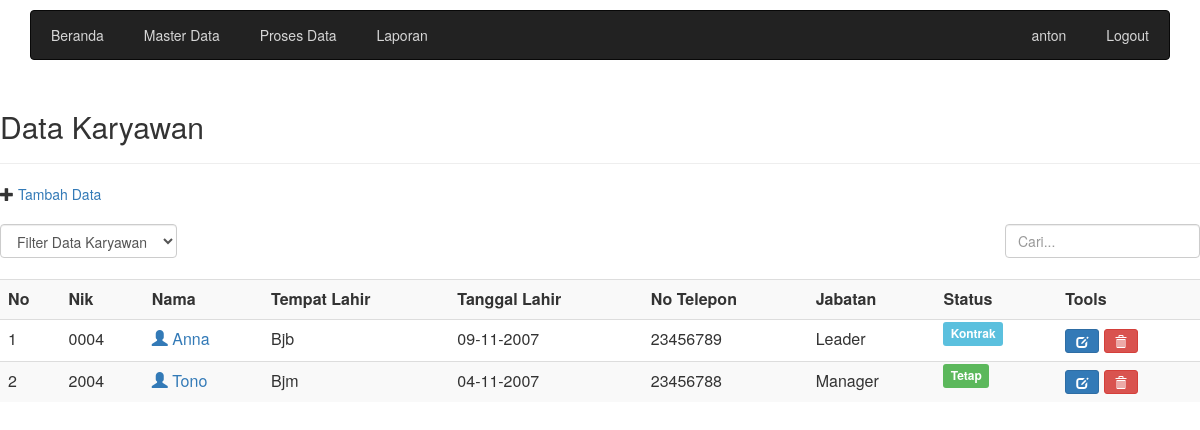
Page /karyawan_data.php (signed in) on the committed database.
### tables this page shows
CREATE TABLE `karyawan` (
  `nik` varchar(10) NOT NULL,
  `nama` varchar(64) NOT NULL,
  `tempat_lahir` varchar(32) NOT NULL,
  `tanggal_lahir` date NOT NULL,
  `alamat` text NOT NULL,
  `no_telepon` char(12) NOT NULL,
  `jabatan` varchar(15) NOT NULL,
  `status` varchar(15) NOT NULL
);

### library.php (called while the page is built, shortened)
<?php
function IndonesiaTgl ($tanggal){
    $tgl=substr ($tanggal,8,2);
    $bln=substr ($tanggal,5,2);
    $thn=substr ($tanggal,0,4);
    $tanggal="$tgl-$bln-$thn";
    return $tanggal;
}
?>

### karyawan_data.php (the view, shortened to what this page needs)
<?php include "head-admin.php"; ?>
<h2>Data Karyawan</h2>
<hr />
                ?> <div class="alert alert-danger alert-dismissable"><button type="button" class ="close" data-dismiss="alert" aria-hidden="true">&times;</button> Data gagal dihapus.</div> <?php
$pageSql="SELECT * FROM karyawan" ;
?>
<span class="glyphicon glyphicon-plus" aria-hidden="true"></span><a href="karyawan_add.php"> Tambah Data</a>
<br/> <br/>
<div class="form-group">
    <div class="left">
        <form class="form-inline" method="get">
            <select name="filter" class="form-control" onchange="form.submit()">
            <option value="0">Filter Data Karyawan</option>
            <?php $filter = (isset($_GET['filter']) ? strtolower($_GET['filter']): NULL); ?>
            </select>
        </form>
    </div>
    <div class="right">
        <form class="" method="POST" action="karyawan_data.php">
            <input type="text" class="form-control" name="qcari" placeholder= "Cari..." autofocus/>
        </form>
    </div>
</div>
<br />
<br />
<div class="table-responsive">
    <table class="table table-striped table-hover">
        <tr>
            <th>No</th>
            <th>Nik</th>
            <th>Nama</th>
            <th>Tempat Lahir</th>
            <th>Tanggal Lahir</th>
            <th>No Telepon</th>
            <th>Jabatan</th>
            <th>Status</th>
            <th>Tools</th>
        </tr>
        <?php
        if ($filter) {
            $sql = mysqli_query($koneksi, "SELECT * FROM karyawan WHERE status='$filter' ORDER BY nik ASC");
        }else{
            $sql = mysqli_query($koneksi, $pageSql." ORDER BY nik ASC");
        }
        if (mysqli_num_rows ($sql) == 0) {
            ?>
            <tr><td colspan="8">Data Tidak Ada. </td></tr>
            <?php
            }else{
                $no = 1;
                while($row = mysqli_fetch_assoc($sql)) {
                ?>
                <tr>
                    <td><?php echo $no; ?></td>
                    <td><?php echo $row['nik']; ?></td>
                    <td><a href="karyawan_detail.php?nik=<?php echo $row['nik']; ?>"
                    ><span class="glyphicon glyphicon-user" aria-hidden="true"></span> <?php echo $row['nama']; ?></a></td>
                    <td><?php echo $row['tempat_lahir']; ?></td>
                    <td><?php echo indonesiaTgl ($row['tanggal_lahir']); ?></td>
                    <td><?php echo $row['no_telepon']; ?></td>
                    <td><?php echo $row['jabatan']; ?></td>
                    <td>
                <?php
                if ($row['status'] == 'Tetap') {
                ?>
                    <span class="label label-success">Tetap</span>
                <?php }
                    else if ($row['status'] =='Kontrak' ) {
                ?>
                <span class="label label-info">Kontrak</span>
                <?php }
                else if ($row['status'] =='Outsourcing' ) {
                ?>
                <span class="label label-warning">Outsourcing</span>
                <?php } ?>
            </td>
            <td>
                <a href="karyawan_edit.php?nik=<?php echo $row['nik']; ?>" title ="Edit Data" class="btn btn-primary btn-sm"><span class= "glyphicon glyphicon-edit" aria-hidden="true"></span></a>
                <a href="karyawan_data.php?aksi=delete&nik=<?php echo $row['nik' ]; ?>" title="Hapus Data" onclick="return confirm ('Anda yakin akan menghapus data <?php echo $row['nama']; ?>?')" class="btn btn-danger btn-sm"><span class="glyphicon glyphicon-trash" aria-hidden="true"></span></a>
            </td>
        </tr>
        <?php
        $no++;
    }
}
?>
</table>
</div>
<?php include "foot.php"; ?>

### head-admin.php (shortened to what this page needs)
<?php
include ("library.php");
?>
<head>
    <link href="css/site.css" rel="stylesheet">
    <link href="css/bootstrap.min.css" rel="stylesheet">
</head>
<body>
    <div class="container">
        <div class="content">
            <nav class="navbar navbar-inverse ">
                <div id="navbar" >
                    <ul class="dropDownMenu">
                        <li><a href="admin.php">Beranda</a> </li>
                        <li><a href="#">Master Data</a>
                    </li>
                    <li><a href="#">Proses Data</a>
            </li>
            <li> <a href="#" > Laporan</a>
                     </li>
                    </ul>
                </div>
                <div id="navbarright">
                    <ul class="dropDownMenu">
                        <li><a href="#"><?php echo $_SESSION['username']; ?></a></li>
                        <li><a href="logout.php">Logout</a></li>
                    </ul>
                </div>
            </nav>
        </div>
    </div>
    <div class="container">
    </div>

### foot.php (shortened to what this page needs)
</body>
</html>

### css/site.css (style rules this page uses)
.content { margin-top: 10px; }
.form-group { margin-bottom: 15px; }
.form-group .left { float: left; }
.form-group .right { float: right; }
#navbarright { text-align:right; margin-top:4px; }
#navbar { width:100%; background:none; color:#fff; position:absolute; clear:both; top:4px; }
.dropDownMenu, .dropDownMenu ul { list-style: none; margin: 0; padding: 0; }
.dropDownMenu li { position: relative; }
.dropDownMenu a { padding: 10px 20px; display: block; text-decoration: none; color:#d6d6d6; }
.dropDownMenu > li { display: inline-block; vertical-align: top; margin-left: -4px; }
.dropDownMenu > li:first-child { margin-left: 0; }

### rows in the picture
karyawan: nik "0004", nama "Anna", tempat_lahir "Bjb", tanggal_lahir "09-11-2007", no_telepon "23456789", jabatan "Leader", status "Kontrak"
karyawan: nik "2004", nama "Tono", tempat_lahir "Bjm", tanggal_lahir "04-11-2007", no_telepon "23456788", jabatan "Manager", status "Tetap"

### other values in the picture
$_SESSION['username'] "anton"
